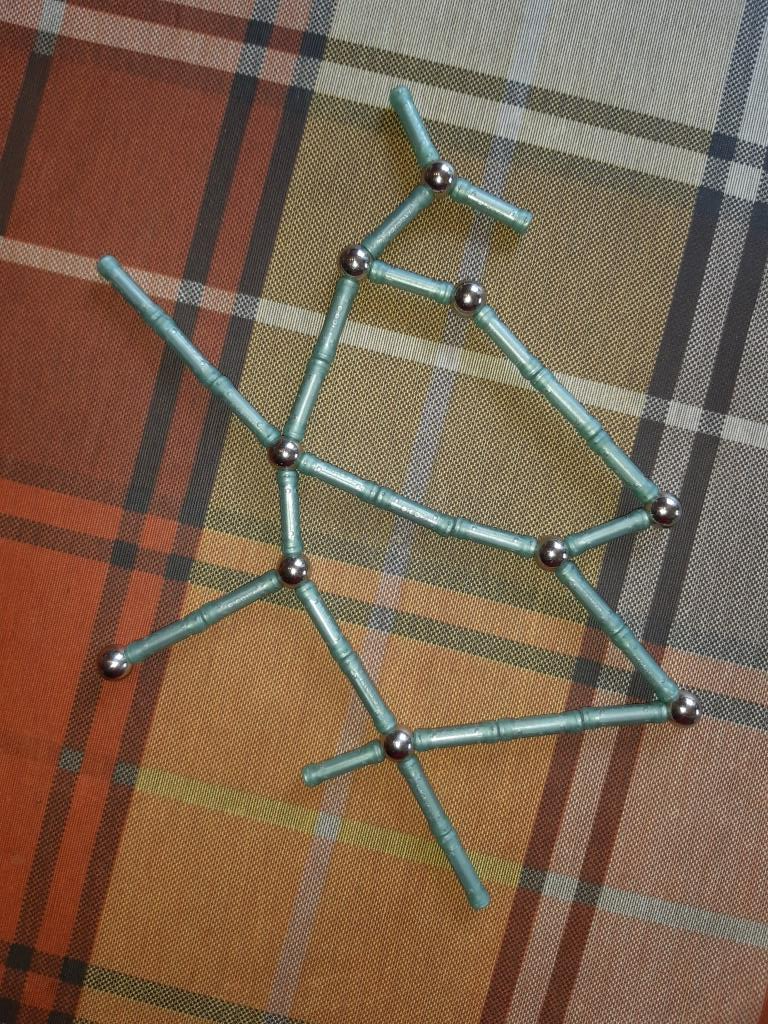
#> input picture data/10.jpg, 768 x 1024 px
$ python -i main.py   (imports and definitions only)
#> lines starting #> are read from the running program, lines starting #| are printed output that depends on the picture; after the words box and inside, x2 and y2 are one past the last pixel; in counts of white or black regions, pixels touching at a corner belong together
import sys
from PyQt5.QtGui import QPixmap, QImage
import cv2
import numpy as np
import os
from PyQt5.QtCore import QCoreApplication
from PyQt5.QtCore import Qt
import sys
import os
import cv2
from PyQt5.QtWidgets import QApplication, QMainWindow, QWidget, QVBoxLayout, QLabel, QPushButton, QFileDialog, QComboBox
from PyQt5.QtGui import QPixmap, QImage
from skimage.morphology import skeletonize


# [18 lines left out: functions skeleton_image_binarization, binarization_postprocessing, not called in this run]

def retrieve_skeleton(image):
    image = skeletonize(image)
    return image

# [16 lines left out: functions skeleton_postprocessing, get_skeleton_pro, not called in this run]


def scale_array(array):
    min_value = np.min(array)
    max_value = np.max(array)
    scaled_array = (array - min_value) / (max_value - min_value)
    return scaled_array

def vertices_binary(image):
    blue_mask = image[:,:,0] < 40
    red_mask = image[:,:,2] < 40
    green_mask = image[:,:,1] < 40

    mask = blue_mask & red_mask & green_mask
    return mask

def clean_vertices_image(image):
    kernel = np.ones((3,3), np.uint8)
    image = cv2.erode(image.astype(np.uint8), kernel, iterations=1)
    kernel = np.ones((7,7), np.uint8)
    image = cv2.dilate(image.astype(np.uint8), kernel, iterations=1)
    kernel = np.ones((15,15), np.uint8)
    image = cv2.morphologyEx(image.astype(np.uint8), cv2.MORPH_CLOSE, kernel)
    return image

def make_vertices_thicker(image):
    kernel = np.ones((25, 25), np.uint8)
    image = cv2.dilate(image.astype(np.uint8), kernel, iterations=1)
    return image

def impose_vertices_on_skeleton(skeleton, vertices):
    skeleton = scale_array(skeleton)
    vertices = scale_array(vertices)
    kernel = np.ones((5, 5), np.uint8)
    vertices = cv2.dilate(vertices.astype(np.uint8), kernel, iterations=1)
    kernel = np.ones((10, 10), np.uint8)
    skeleton = cv2.dilate(skeleton.astype(np.uint8), kernel, iterations=1)

    skeleton = skeleton > 0.5
    vertices = vertices > 0.5
    mask = skeleton & vertices
    return mask

def get_skeleton_begginer(image):
    # make open close and dilation operations to clean image
    kernel = np.ones((5,5), np.uint8)
    image = cv2.morphologyEx(image, cv2.MORPH_OPEN, kernel)
    image = cv2.morphologyEx(image, cv2.MORPH_CLOSE, kernel)
    image = cv2.dilate(image, kernel, iterations=1)
    gray = cv2.cvtColor(image, cv2.COLOR_BGR2GRAY)
    blurred = cv2.GaussianBlur(gray, (5, 5), 0)
    edges = cv2.Canny(blurred, 50, 150)
    _, binary_image = cv2.threshold(edges, 127, 255, cv2.THRESH_BINARY)
    binary_image = binary_image // 255
    skeleton = skeletonize(binary_image)
    skeleton = (skeleton * 255).astype(np.uint8)
    #  dilate the image to make the lines thicker
    kernel = np.ones((16,16), np.uint8)
    skeleton = cv2.dilate(skeleton, kernel, iterations=1)
    return skeleton

def get_vertices(image, figure_mask):
    history = [image]
    image = vertices_binary(image)
    history.append(image.astype(np.uint8) * 255)
    image = clean_vertices_image(image)
    history.append(image.astype(np.uint8) * 255)
    image = make_vertices_thicker(image)
    history.append(image.astype(np.uint8) * 255)
    image = impose_vertices_on_skeleton(figure_mask, image)
    history.append(image.astype(np.uint8) * 255)
    return image, history


def get_vertices_centers(image):
    image = image.astype(np.uint8) * 255
    edges = cv2.Canny(image, 50, 150)
    contours, _ = cv2.findContours(edges, cv2.RETR_TREE, cv2.CHAIN_APPROX_SIMPLE)

    # filter couhtours by area
    contours = [contour for contour in contours if cv2.contourArea(contour) > 100]

    print(len(contours))
    centers = []
    for contour in contours:
        M = cv2.moments(contour)
        if M['m00'] != 0:
            center_x = int(M['m10'] / M['m00'])
            center_y = int(M['m01'] / M['m00'])
            centers.append((center_x, center_y))

    # clear duplicates
    centers = list(set(centers))
    return centers

# [4 lines left out: function draw_vertices_centers, not called in this run]


def crop_images_around_centers(image, centers, crop_size):
    cropped_images = []
    for center in centers:
        x, y = center
        x1 = max(0, x - crop_size // 2)
        x2 = min(image.shape[1], x + crop_size // 2)
        y1 = max(0, y - crop_size // 2)
        y2 = min(image.shape[0], y + crop_size // 2)

        # Проверяем, чтобы область обрезки была допустимого размера
        if x2 > x1 and y2 > y1:
            cropped_image = image[y1:y2, x1:x2]
            cropped_images.append(cropped_image)
        else:
            print(f"Invalid crop area for center {center} with crop size {crop_size}")

    return cropped_images

def get_border_array(array):
    # Выбор крайних элементов по горизонтали и вертикали
    top_row = array[0, :]      # верхняя строка
    bottom_row = array[-1, :]  # нижняя строка
    left_column = array[:, 0]  # левый столбец
    right_column = array[:, -1]  # правый столбец
    edge_values = np.concatenate([top_row, right_column, bottom_row, left_column])
    return edge_values

def count_vp(vertice_image):
    if vertice_image.shape[0] == 0 or vertice_image.shape[1] == 0:
        return 1

    min_ = np.min(vertice_image)
    max_ = np.max(vertice_image)
    if min_ == max_:
        return 1
    vertice_image = scale_array(vertice_image)
    border = get_border_array(vertice_image)
    cur = border[0]
    power = 0
    for i in range(1, len(border)):
        if border[i] != cur:
            if cur == 1:
                power += 1
            cur = border[i]
    return min(power, 4)


def count_vertices_powers(image, vertices):
    cropped_images = crop_images_around_centers(image, vertices, 160)
    powers = []
    for cropped_image in cropped_images:
        power = count_vp(cropped_image)
        powers.append(power)
    label = []
    for i in range(1, max(powers) + 1):
        label.append(powers.count(i))
    return label

# [7 lines left out: function get_image_label_expert, not called in this run]

def get_image_label_beginner(image):
    skeleton = get_skeleton_begginer(image)
    vertices, _ = get_vertices(image, skeleton)
    centers = get_vertices_centers(vertices)
    label = count_vertices_powers(skeleton, centers)
    return label


class GraphSegmentationApp(QMainWindow):
    def __init__(self):
        super().__init__()
        self.initUI()

    # [37 lines left out: function initUI, not called in this run]

    def change_mode(self, index):
        self.current_mode = self.mode_selector.itemText(index)
        print(f"Current mode: {self.current_mode}")
        # Здесь можно добавить дополнительную логику в зависимости от выбранного режима

    # [36 lines left out: functions open_image, draw_centers, classification, not called in this run]


# [1 line that did not run here, left out]

# [10 lines not run here, left out]

>>> import cv2
>>> picture = cv2.imread('data/10.jpg')
#> picture is the input picture: shape (1024, 768, 3); mean B, G, R 79.5, 99.7, 123.5
>>> result = get_image_label_beginner(picture)
#> in get_skeleton_begginer, `gray = cv2.cvtColor(image, cv2.COLOR_BGR2GRAY)`:
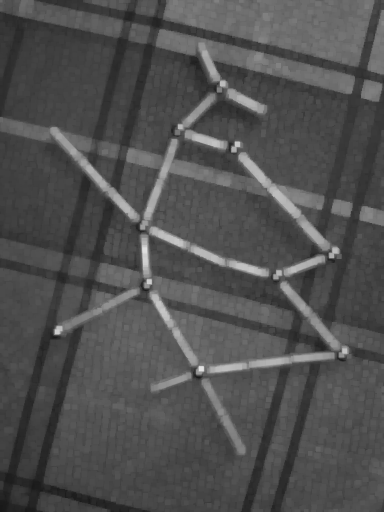
#> gray: shape (1024, 768) (shown at 1/2 size); min 21, max 224, mean 80.5
#> in vertices_binary, `blue_mask = image[:,:,0] < 40`:
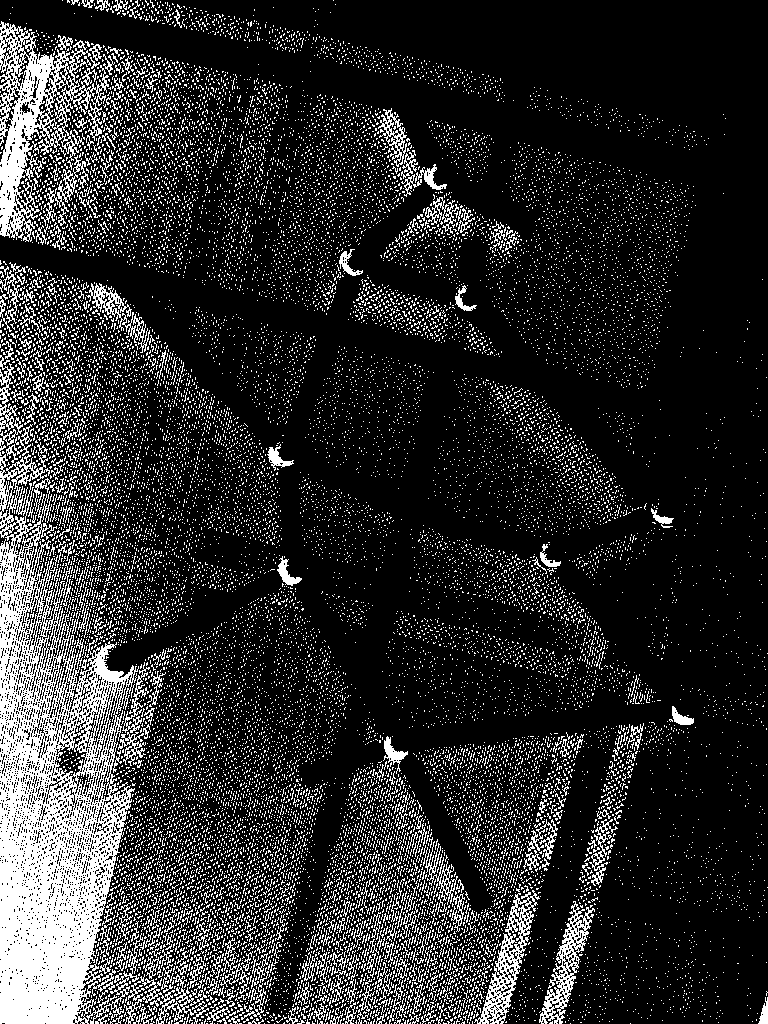
#> blue_mask: shape (1024, 768) bool; 16.7% white in thin lines or dots
#> in make_vertices_thicker, `image = cv2.dilate(image.astype(np.uint8), kernel, iterations=1)`:
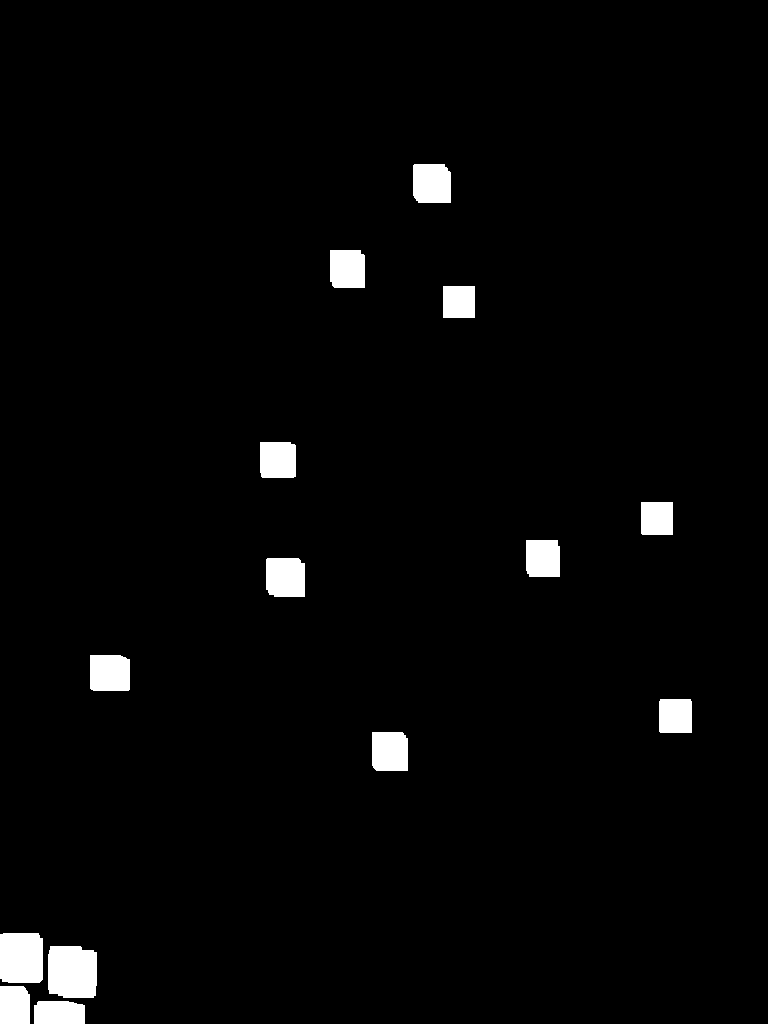
#> image: shape (1024, 768); values 0 (black) and 1 (white), 2.5% white; 14 white regions, largest, box (x1, y1, x2, y2) and area: (48, 946, 97, 998) 2399, (0, 933, 43, 983) 2110, (266, 558, 305, 597) 1469
#> in scale_array, `min_value = np.min(array)`: min_value = 0
#> in scale_array, `max_value = np.max(array)`: max_value = 255
#> in get_vertices_centers, `edges = cv2.Canny(image, 50, 150)`:
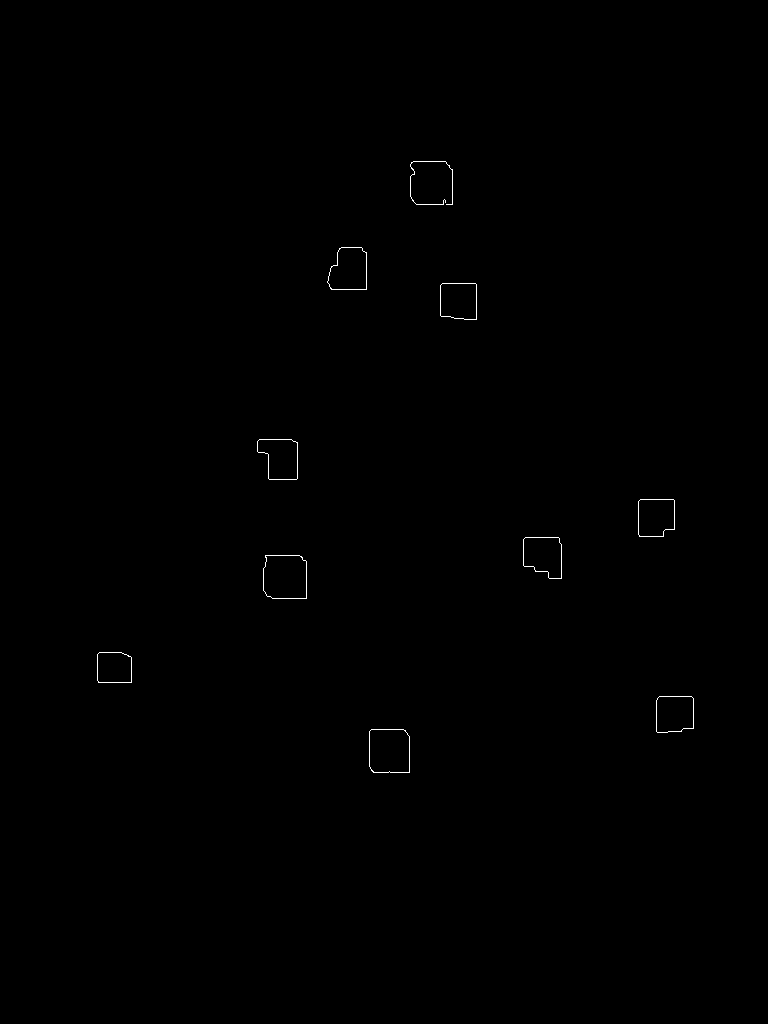
#> edges: shape (1024, 768); 0.19% white in thin lines or dots, all inside (x1, y1, x2, y2) = (97, 161, 694, 773)
#> in get_vertices_centers, `contours, _ = cv2.findContours(edges, cv2.RETR_TREE, cv2.CHAIN_APPROX_..`: contours = 19 contours, 1 with area under 20; largest, box (x1, y1, x2, y2) and area: (263, 555, 307, 599) 1769, (263, 555, 307, 599) 1766, (369, 729, 410, 773) 1686, (369, 729, 410, 773) 1683, (327, 247, 367, 290) 1381
#> in get_vertices_centers, `contours = [contour for contour in contours if cv2.contourArea(contour..`: contours = 18 contours; largest, box (x1, y1, x2, y2) and area: (263, 555, 307, 599) 1769, (263, 555, 307, 599) 1766, (369, 729, 410, 773) 1686, (369, 729, 410, 773) 1683, (327, 247, 367, 290) 1381
#| 18
#> the loop in get_vertices_centers, `for contour in contours:` made 18 passes
#> (center_x, center_y) on passes 1 to 8: (388, 750), (388, 750), (674, 713), (674, 713), (113, 667), (113, 667), (284, 576), (284, 576)
#> after the loop in get_vertices_centers, `for contour in contours:`: centers = [(388, 750), (388, 750), (674, 713), (674, 713), (113, 667), (113, 667), (284, 576), (284, 576), (543, 554), (543, 554), (655, 516), (655, 516), (280, 457), (280, 457), (458, 300), (458, 300), (348, 269), (348, 269)]
#> in get_vertices_centers, `centers = list(set(centers))`: centers = [(280, 457), (458, 300), (674, 713), (113, 667), (348, 269), (388, 750), (543, 554), (655, 516), (284, 576)]
#> the loop in crop_images_around_centers, `for center in centers:` made 9 passes
#> (x, y, x1, x2, y1, y2) on passes 1 to 8: (280, 457, 200, 360, 377, 537), (458, 300, 378, 538, 220, 380), (674, 713, 594, 754, 633, 793), (113, 667, 33, 193, 587, 747), (348, 269, 268, 428, 189, 349), (388, 750, 308, 468, 670, 830), (543, 554, 463, 623, 474, 634), (655, 516, 575, 735, 436, 596)
#> pass 1, in crop_images_around_centers, `cropped_image = image[y1:y2, x1:x2]`:
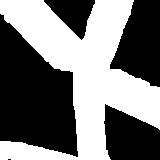
#> cropped_image: shape (160, 160); 46.4% white; 1 white region, box (x1, y1, x2, y2) and area: (0, 0, 160, 160) 11870
#> pass 3, in crop_images_around_centers, `cropped_image = image[y1:y2, x1:x2]`:
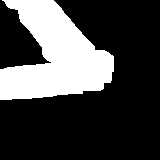
#> cropped_image: shape (160, 160); 27% white; 1 white region, box (x1, y1, x2, y2) and area: (0, 0, 114, 100) 6901
#> after the loop in crop_images_around_centers, `for center in centers:`: cropped_images = 9 items
#> the loop in count_vertices_powers, `for cropped_image in cropped_images:` made 9 passes
#> power on passes 1 to 8: 4, 4, 2, 1, 4, 4, 4, 4
#> after the loop in count_vertices_powers, `for cropped_image in cropped_images:`: powers = [4, 4, 2, 1, 4, 4, 4, 4, 4]
#> after the loop in count_vertices_powers, `for i in range(1, max(powers) + 1):`: label = [1, 1, 0, 7]
#> result = [1, 1, 0, 7]

$ run again, on data/13.jpg
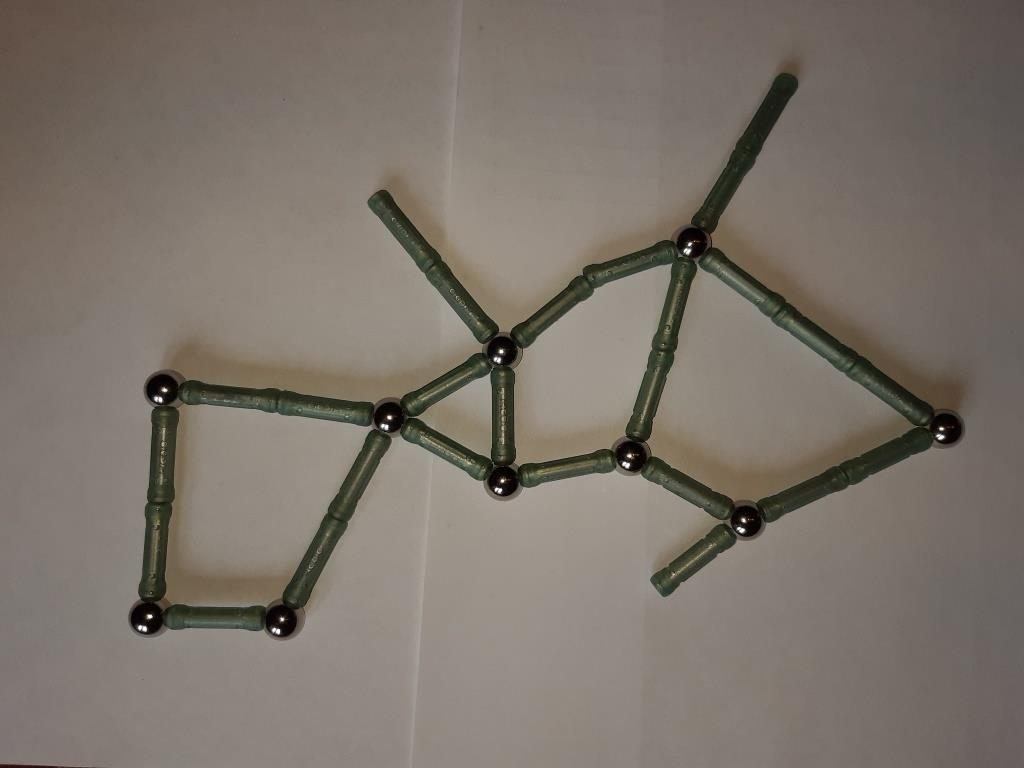
#> input picture data/13.jpg, 1024 x 768 px
#> picture is the input picture: shape (768, 1024, 3); mean B, G, R 106.4, 115, 123.6
#> binary_image: shape (768, 1024); values 0 (black) and 1 (white), 1% white in thin lines or dots, all inside (x1, y1, x2, y2) = (0, 74, 962, 767)
#> blue_mask: shape (768, 1024) bool; 4.5% white; 295 white regions (274 under 20 px), largest, box (x1, y1, x2, y2) and area: (146, 73, 962, 537) 27310, (131, 432, 318, 637) 4865, (319, 429, 390, 529) 760
#> red_mask: shape (768, 1024) bool; 2.5% white; 501 white regions (471 under 20 px), largest, box (x1, y1, x2, y2) and area: (647, 74, 962, 493) 8628, (351, 400, 540, 496) 2306, (147, 374, 303, 405) 1308
#> green_mask: shape (768, 1024) bool; 2.3% white; 495 white regions (461 under 20 px), largest, box (x1, y1, x2, y2) and area: (636, 73, 962, 468) 7099, (146, 374, 252, 405) 1118, (470, 282, 575, 371) 1067
#> in make_vertices_thicker, `image = cv2.dilate(image.astype(np.uint8), kernel, iterations=1)`:
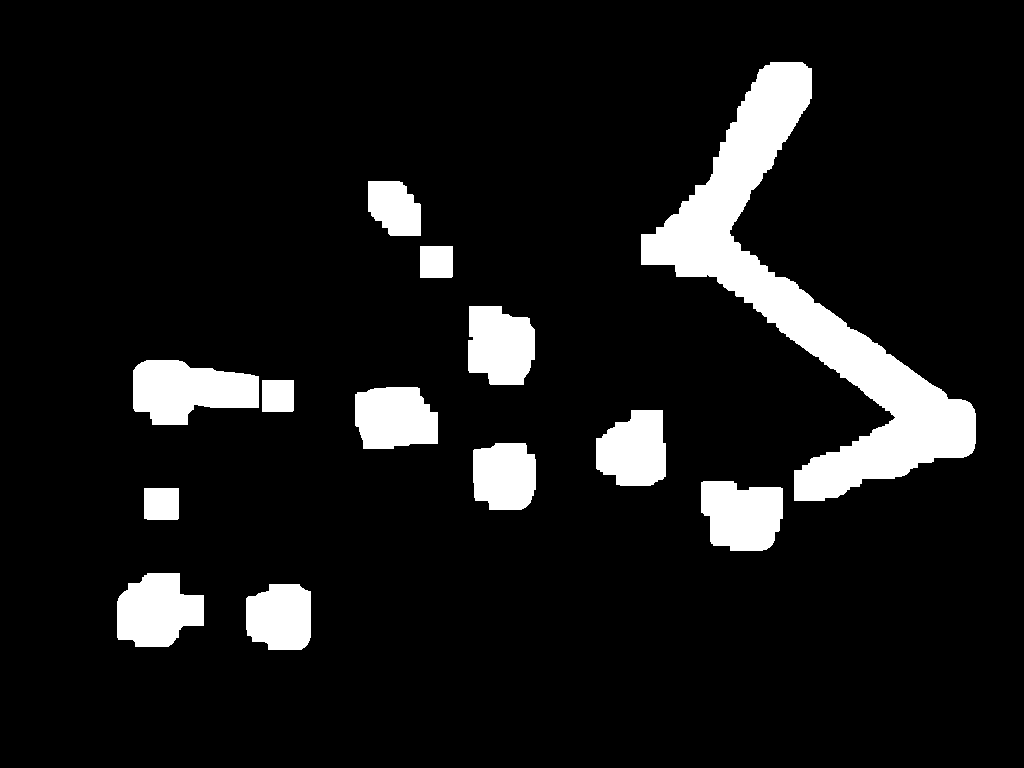
#> image: shape (768, 1024); values 0 (black) and 1 (white), 9.6% white; 13 white regions, largest, box (x1, y1, x2, y2) and area: (641, 62, 976, 501) 34155, (133, 360, 259, 425) 5877, (117, 573, 204, 647) 4844
#> min_value = 0
#> max_value = 255
#> scaled_array: shape (768, 1024) float64; values 0 (black) and 1 (white), 13.6% white; 2 white regions, box (x1, y1, x2, y2) and area: (124, 68, 970, 646) 106856, (0, 758, 47, 768) 442
#> vertices: shape (768, 1024); values 0 (black) and 1 (white), 10.9% white; 12 white regions, largest, box (x1, y1, x2, y2) and area: (639, 60, 978, 503) 37998, (131, 358, 296, 427) 7932, (115, 571, 206, 649) 5504
#> contours = 24 contours; largest, box (x1, y1, x2, y2) and area: (638, 63, 975, 503) 33304, (638, 63, 975, 503) 33058, (135, 359, 296, 427) 7073, (135, 359, 296, 427) 7054, (698, 478, 785, 553) 5176
#| 24
#> the loop in get_vertices_centers, `for contour in contours:` made 24 passes
#> (center_x, center_y) on passes 1 to 8: (279, 616), (279, 616), (158, 610), (158, 610), (160, 502), (160, 502), (740, 514), (740, 514)
#> after the loop in get_vertices_centers, `for contour in contours:`: centers = [(279, 616), (279, 616), (158, 610), (158, 610), (160, 502), (160, 502), (740, 514), (740, 514), (503, 475), (503, 475), (633, 449), (633, 449), (394, 418), (394, 418), (204, 392), (204, 392), (499, 344), (499, 344), (435, 261), (435, 261), (392, 209), (392, 209), (803, 305), (803, 305)]
#> in get_vertices_centers, `centers = list(set(centers))`: centers = [(435, 261), (499, 344), (160, 502), (392, 209), (158, 610), (204, 392), (803, 305), (279, 616), (394, 418), (740, 514), (633, 449), (503, 475)]
#> the loop in crop_images_around_centers, `for center in centers:` made 12 passes
#> (x, y, x1, x2, y1, y2) on passes 1 to 8: (435, 261, 355, 515, 181, 341), (499, 344, 419, 579, 264, 424), (160, 502, 80, 240, 422, 582), (392, 209, 312, 472, 129, 289), (158, 610, 78, 238, 530, 690), (204, 392, 124, 284, 312, 472), (803, 305, 723, 883, 225, 385), (279, 616, 199, 359, 536, 696)
#> pass 3, in crop_images_around_centers, `cropped_image = image[y1:y2, x1:x2]`:
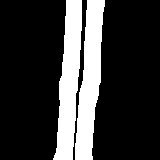
#> cropped_image: shape (160, 160); 21.6% white; 2 white regions, box (x1, y1, x2, y2) and area: (75, 0, 105, 160) 2792, (53, 0, 82, 160) 2740
#> after the loop in crop_images_around_centers, `for center in centers:`: cropped_images = 12 items
#> the loop in count_vertices_powers, `for cropped_image in cropped_images:` made 12 passes
#> power on passes 1 to 8: 2, 4, 4, 2, 4, 4, 4, 3
#> after the loop in count_vertices_powers, `for cropped_image in cropped_images:`: powers = [2, 4, 4, 2, 4, 4, 4, 3, 4, 3, 4, 4]
#> after the loop in count_vertices_powers, `for i in range(1, max(powers) + 1):`: label = [0, 2, 2, 8]
